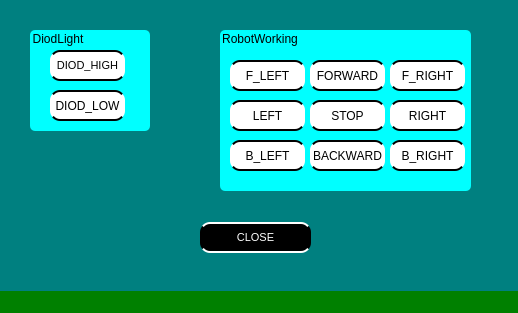
<?xml version="1.0" encoding="UTF-8"?>
<ui version="4.0">
 <class>MainWindow</class>
 <widget class="QMainWindow" name="MainWindow">
  <property name="geometry">
   <rect>
    <x>0</x>
    <y>0</y>
    <width>518</width>
    <height>313</height>
   </rect>
  </property>
  <property name="windowTitle">
   <string>MainWindow</string>
  </property>
  <property name="styleSheet">
   <string notr="true">background-color:#008000</string>
  </property>
  <widget class="QWidget" name="centralwidget">
   <property name="styleSheet">
    <string notr="true">background-color: #008080</string>
   </property>
   <widget class="QPushButton" name="Close">
    <property name="geometry">
     <rect>
      <x>200</x>
      <y>222</y>
      <width>111</width>
      <height>31</height>
     </rect>
    </property>
    <property name="font">
     <font>
      <family>Arial</family>
      <pointsize>8</pointsize>
      <weight>50</weight>
      <italic>false</italic>
      <bold>false</bold>
     </font>
    </property>
    <property name="styleSheet">
     <string notr="true">background-color: #000000;
font: 8pt &quot;Arial&quot;;
color: #FFFFFF;
border-radius: 10;
border-width: 2 px;
border-style: solid;
border-color: #FFFFFF
</string>
    </property>
    <property name="text">
     <string>CLOSE</string>
    </property>
   </widget>
   <widget class="QGroupBox" name="groupBox">
    <property name="geometry">
     <rect>
      <x>220</x>
      <y>30</y>
      <width>251</width>
      <height>161</height>
     </rect>
    </property>
    <property name="styleSheet">
     <string notr="true">background-color: #00FFFF;
font: 8pt &quot;Arial&quot;;
border-radius: 5</string>
    </property>
    <property name="title">
     <string>RobotWorking</string>
    </property>
    <widget class="QPushButton" name="ForwardLeft">
     <property name="geometry">
      <rect>
       <x>10</x>
       <y>30</y>
       <width>75</width>
       <height>31</height>
      </rect>
     </property>
     <property name="styleSheet">
      <string notr="true">background-color: #FFFFFF;
font: 8pt &quot;Arial&quot;;
border-radius: 10;
border-width: 2 px;
border-style: solid;
border-color: #000000</string>
     </property>
     <property name="text">
      <string>F_LEFT</string>
     </property>
    </widget>
    <widget class="QPushButton" name="Forward">
     <property name="geometry">
      <rect>
       <x>90</x>
       <y>30</y>
       <width>75</width>
       <height>31</height>
      </rect>
     </property>
     <property name="styleSheet">
      <string notr="true">background-color: #FFFFFF;
font: 8pt &quot;Arial&quot;;
border-radius: 10;
border-width: 2 px;
border-style: solid;
border-color: #000000</string>
     </property>
     <property name="text">
      <string>FORWARD</string>
     </property>
    </widget>
    <widget class="QPushButton" name="Left">
     <property name="geometry">
      <rect>
       <x>10</x>
       <y>70</y>
       <width>75</width>
       <height>31</height>
      </rect>
     </property>
     <property name="styleSheet">
      <string notr="true">background-color: #FFFFFF;
font: 8pt &quot;Arial&quot;;
border-radius: 10;
border-width: 2 px;
border-style: solid;
border-color: #000000</string>
     </property>
     <property name="text">
      <string>LEFT</string>
     </property>
    </widget>
    <widget class="QPushButton" name="BackwardLeft">
     <property name="geometry">
      <rect>
       <x>10</x>
       <y>110</y>
       <width>75</width>
       <height>31</height>
      </rect>
     </property>
     <property name="styleSheet">
      <string notr="true">background-color: #FFFFFF;
font: 8pt &quot;Arial&quot;;
border-radius: 10;
border-width: 2 px;
border-style: solid;
border-color: #000000</string>
     </property>
     <property name="text">
      <string>B_LEFT</string>
     </property>
    </widget>
    <widget class="QPushButton" name="Stop">
     <property name="geometry">
      <rect>
       <x>90</x>
       <y>70</y>
       <width>75</width>
       <height>31</height>
      </rect>
     </property>
     <property name="styleSheet">
      <string notr="true">background-color: #FFFFFF;
font: 8pt &quot;Arial&quot;;
border-radius: 10;
border-width: 2 px;
border-style: solid;
border-color: #000000</string>
     </property>
     <property name="text">
      <string>STOP</string>
     </property>
    </widget>
    <widget class="QPushButton" name="Backward">
     <property name="geometry">
      <rect>
       <x>90</x>
       <y>110</y>
       <width>75</width>
       <height>31</height>
      </rect>
     </property>
     <property name="styleSheet">
      <string notr="true">background-color: #FFFFFF;
font: 8pt &quot;Arial&quot;;
border-radius: 10;
border-width: 2 px;
border-style: solid;
border-color: #000000</string>
     </property>
     <property name="text">
      <string>BACKWARD</string>
     </property>
    </widget>
    <widget class="QPushButton" name="ForwardRight">
     <property name="geometry">
      <rect>
       <x>170</x>
       <y>30</y>
       <width>75</width>
       <height>31</height>
      </rect>
     </property>
     <property name="styleSheet">
      <string notr="true">background-color: #FFFFFF;
font: 8pt &quot;Arial&quot;;
border-radius: 10;
border-width: 2 px;
border-style: solid;
border-color: #000000</string>
     </property>
     <property name="text">
      <string>F_RIGHT</string>
     </property>
    </widget>
    <widget class="QPushButton" name="Right">
     <property name="geometry">
      <rect>
       <x>170</x>
       <y>70</y>
       <width>75</width>
       <height>31</height>
      </rect>
     </property>
     <property name="styleSheet">
      <string notr="true">background-color: #FFFFFF;
font: 8pt &quot;Arial&quot;;
border-radius: 10;
border-width: 2 px;
border-style: solid;
border-color: #000000</string>
     </property>
     <property name="text">
      <string>RIGHT</string>
     </property>
    </widget>
    <widget class="QPushButton" name="BackwardRight">
     <property name="geometry">
      <rect>
       <x>170</x>
       <y>110</y>
       <width>75</width>
       <height>31</height>
      </rect>
     </property>
     <property name="styleSheet">
      <string notr="true">background-color: #FFFFFF;
font: 8pt &quot;Arial&quot;;
border-radius: 10;
border-width: 2 px;
border-style: solid;
border-color: #000000</string>
     </property>
     <property name="text">
      <string>B_RIGHT</string>
     </property>
    </widget>
   </widget>
   <widget class="QGroupBox" name="groupBox_2">
    <property name="geometry">
     <rect>
      <x>30</x>
      <y>30</y>
      <width>120</width>
      <height>101</height>
     </rect>
    </property>
    <property name="styleSheet">
     <string notr="true">background-color: #00FFFF;
font: 8pt &quot;Arial&quot;;
border-radius: 5</string>
    </property>
    <property name="title">
     <string>DiodLight</string>
    </property>
    <widget class="QPushButton" name="DiodHigh">
     <property name="geometry">
      <rect>
       <x>20</x>
       <y>20</y>
       <width>75</width>
       <height>31</height>
      </rect>
     </property>
     <property name="font">
      <font>
       <family>Arial</family>
       <pointsize>8</pointsize>
       <weight>50</weight>
       <italic>false</italic>
       <bold>false</bold>
      </font>
     </property>
     <property name="styleSheet">
      <string notr="true">background-color: #FFFFFF;
font: 8pt &quot;Arial&quot;;
border-radius: 10;
border-width: 2 px;
border-style: solid;
border-color: #000000;</string>
     </property>
     <property name="text">
      <string>DIOD_HIGH</string>
     </property>
    </widget>
    <widget class="QPushButton" name="DiodLow">
     <property name="geometry">
      <rect>
       <x>20</x>
       <y>60</y>
       <width>75</width>
       <height>31</height>
      </rect>
     </property>
     <property name="styleSheet">
      <string notr="true">background-color: #FFFFFF;
font: 8pt &quot;Arial&quot;;
border-radius: 10;
border-width: 2 px;
border-style: solid;
border-color: #000000</string>
     </property>
     <property name="text">
      <string>DIOD_LOW</string>
     </property>
    </widget>
   </widget>
  </widget>
  <widget class="QMenuBar" name="menubar">
   <property name="geometry">
    <rect>
     <x>0</x>
     <y>0</y>
     <width>518</width>
     <height>21</height>
    </rect>
   </property>
  </widget>
  <widget class="QStatusBar" name="statusbar"/>
 </widget>
 <resources/>
 <connections/>
</ui>
